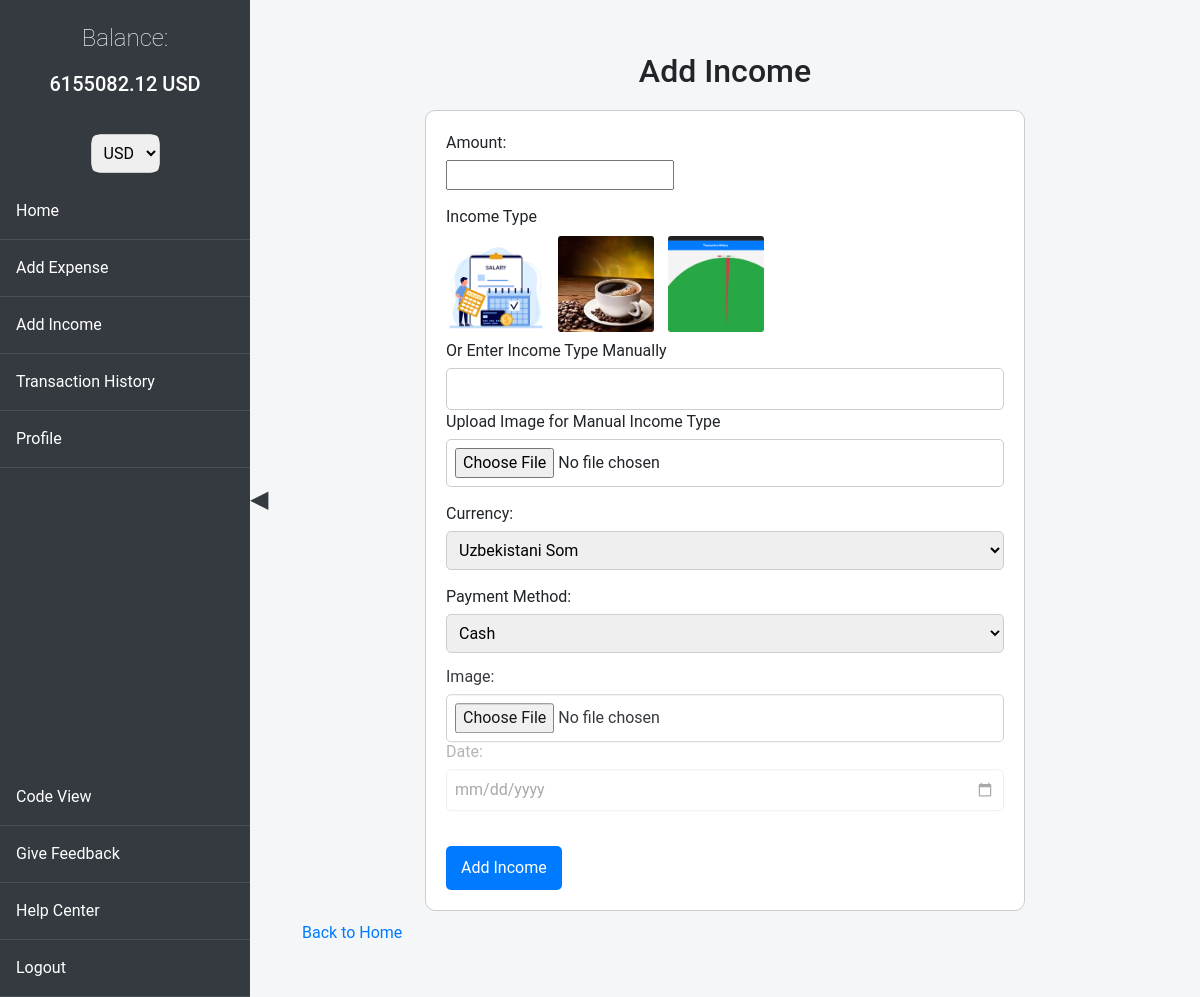
/add_income/ (signed in), run on an earlier commit of the app's database.
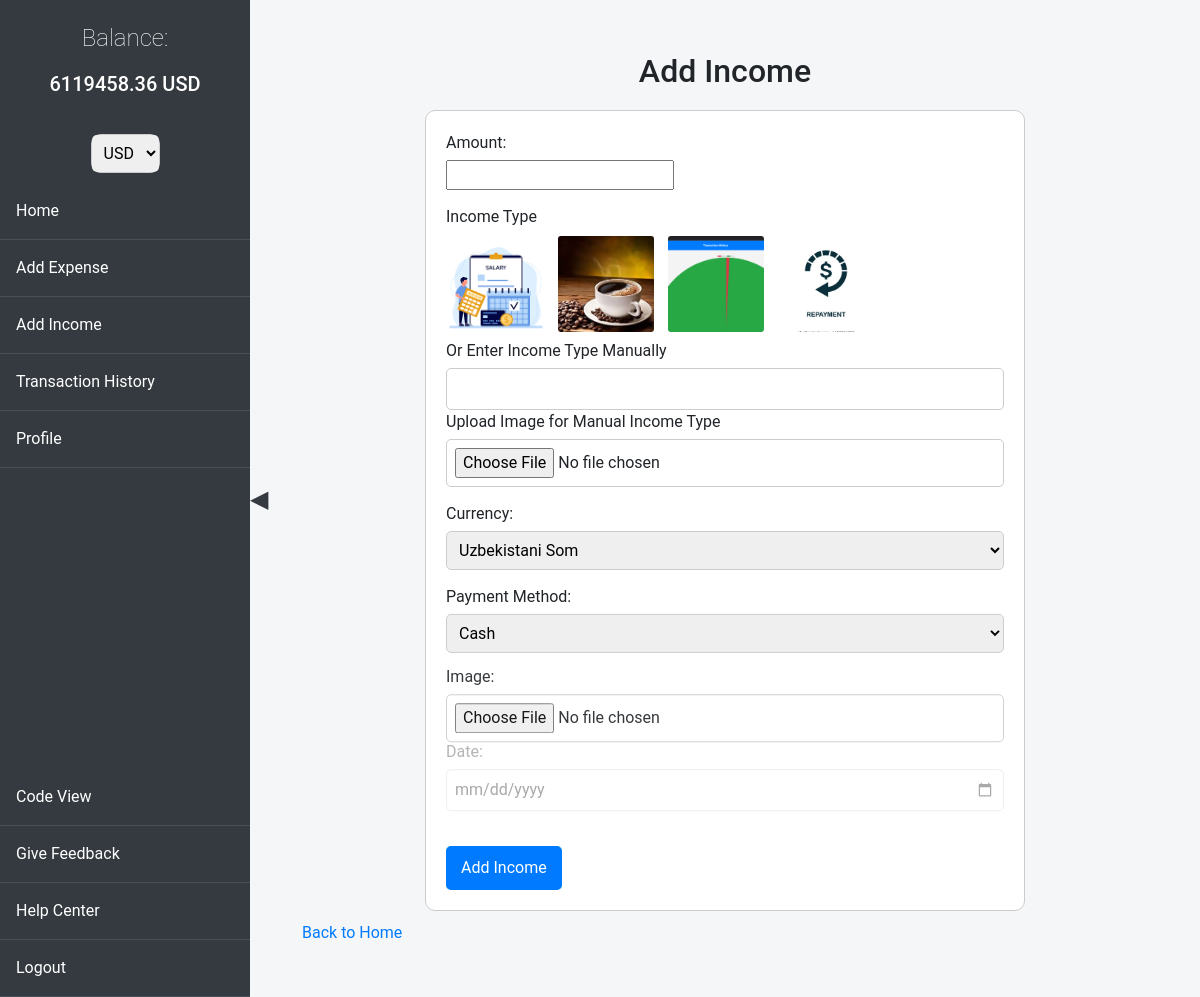
And on a later commit of the database.
### history/models.py (models this page shows, shortened)
class AccountBalance(models.Model):
    user = models.OneToOneField(User, on_delete=models.CASCADE)
    balance = models.DecimalField(max_digits=10, decimal_places=2, default=0.00)
    wallet_type = models.CharField(max_length=50, default='default')

class IncomeType(models.Model):
    name = models.CharField(max_length=255)
    image = models.ImageField(upload_to='income_types/', null=True, blank=True)

### history/views.py (the view)
# urls.py: path('add_income/', views.add_income, name='add_income'),
@login_required
def add_income(request):
    selected_currency = get_selected_currency(request)
    if request.method == 'POST':
        form = IncomeForm(request.POST, request.FILES)
        if form.is_valid():
            with transaction.atomic():
                income = form.save(commit=False)
                income.user = request.user
                manual_income_type = form.cleaned_data.get('manual_income_type')
                manual_income_image = form.cleaned_data.get('manual_income_image')
                if manual_income_type:
                    income_type, _ = IncomeType.objects.get_or_create(name=manual_income_type)
                    if manual_income_image:
                        income_type.image = manual_income_image
                        income_type.save()
                    income.income_type = income_type
                account_balance, _ = AccountBalance.objects.get_or_create(user=request.user)
                income_amount_in_uzs = convert_to_uzs(income.amount, income.currency)
                account_balance.balance += income_amount_in_uzs
                account_balance.save()
                income.account_balance = account_balance
                income.save()
                messages.success(request, 'Income added successfully.')
                return redirect(f"{reverse('index')}?currency={selected_currency}")
        else:
            messages.error(request, 'There was an error with your form.')
    else:
        form = IncomeForm()
    income_types = IncomeType.objects.all()
    return render(request, 'history/add_income.html', {'form': form, 'income_types': income_types, 'currency': selected_currency})

### history/forms.py (shortened to what this page needs)
class IncomeForm(forms.ModelForm):
    manual_income_type = forms.CharField(required=False, label='Manual Income Type')
    manual_income_image = forms.ImageField(required=False, label='Image for Manual Income Type')
    date = forms.DateField(widget=forms.DateInput(attrs={'type': 'date'}))
    currency = forms.ChoiceField(choices=[
        ('UZS', 'Uzbekistani Som'),
        ('USD', 'US Dollar'),
        ('RUB', 'Russian Rouble')
    ])
    payment_method = forms.ChoiceField(choices=[
        ('cash', 'Cash'),
        ('card', 'Card'),
        ('crypto', 'Crypto')
    ])
    class Meta:
        model = Income
        fields = ['amount', 'income_type', 'manual_income_type', 'manual_income_image', 'image', 'date', 'currency', 'payment_method']

### history/context_processors.py (called while the page is built)
def account_balance(request):
    if request.user.is_authenticated:
        account_balance, created = AccountBalance.objects.get_or_create(user=request.user)
        return {'balance': account_balance.balance}
    return {}

### history/views.py (called while the page is built)
def get_selected_currency(request):
    return request.session.get('currency', 'USD')

### templates/history/add_income.html (shortened to what this page needs)
{% extends 'base.html' %}
{% block content %}
<!DOCTYPE html>
<html lang="en">
<head>
    <link href="https://cdnjs.cloudflare.com/ajax/libs/gsap/3.11.1/gsap.min.js" rel="stylesheet">
</head>
<body>
    <h1 id="form-title" class="form-title">Add Income</h1>
    <form method="post" enctype="multipart/form-data" id="income-form" class="income-form">
        <div class="form-group">
            {{ form.amount.label_tag }}
            {{ form.amount }}
        </div>
        <div class="form-group">
            <label for="income_type">Income Type</label>
            <div id="income-type-images" class="income-type-images">
                {% for income_type in income_types %}
                <div class="income-type-option">
                    <label for="income_type_{{ income_type.id }}">
                        {% if income_type.image %}
                        <img src="{{ income_type.image.url }}" alt="{{ income_type.name }}" title="{{ income_type.name }}" class="income-type-image">
                        {% else %}
                        <span>{{ income_type.name }}</span>
                        {% endif %}
                    </label>
                </div>
                {% endfor %}
            </div>
            <div class="form-group">
                <label for="manual_income_type">Or Enter Income Type Manually</label>
                {{ form.manual_income_type }}
                <label for="manual_income_image">Upload Image for Manual Income Type</label>
                {{ form.manual_income_image }}
            </div>
        </div>
        <div class="form-group">
            <label for="currency">Currency:</label>
            {{ form.currency }}
        </div>
        <div class="form-group">
            <label for="payment_method">Payment Method:</label>
            {{ form.payment_method }}
        </div>
        <div class="form-group">
            {{ form.image.label_tag }}
            {{ form.image }}
        </div>
        <div class="form-group">
            {{ form.date.label_tag }}
            {{ form.date }}
        </div>
        <button type="submit" class="submit-button">Add Income</button>
    </form>
    <a href="{% url 'index' %}" class="back-link">Back to Home</a>
</body>
</html>
{% endblock %}

### templates/base.html (shortened to what this page needs)
<!DOCTYPE html>
<html lang="en">
<head>
    <link href="https://cdn.jsdelivr.net/npm/bootstrap@5.3.0/dist/css/bootstrap.min.css" rel="stylesheet">
    <link href="https://cdnjs.cloudflare.com/ajax/libs/animate.css/4.1.1/animate.min.css" rel="stylesheet">
</head>
<body>
    <div class="sidebar">
        <div class="balance">
            <p style="font-weight: 200;">Balance:</p> <h5 id="balance">{{ balance|floatformat:2 }} {{ currency }}</h5>
        </div>
        <form method="get" action="{% url 'index' %}" class="currency-selector">
            <select name="currency" onchange="this.form.submit()">
                <option value="USD" {% if currency == 'USD' %}selected{% endif %}>USD</option>
            </select>
        </form>
        <a href="{% url 'index' %}">Home</a>
        <a href="{% url 'add_expense' %}">Add Expense</a>
        <a href="{% url 'add_income' %}">Add Income</a>
        <a href="{% url 'history' %}">Transaction History</a>
        <a href="{% url 'users:profile' %}">Profile</a>
        <div class="mt-auto w-100">
            <a href="https://github.com/AzizDev00/transactions_history" target="_blank">Code View</a>
            <a href="https://github.com/AzizDev00/transactions_history" target="_blank">Give Feedback</a>
            <a href="https://t.me/azizbek2308" target="_blank">Help Center</a>
            <a href="{% url 'users:logout' %}">Logout</a>
        </div>
    </div>
    <div class="sidebar-toggle" onclick="toggleSidebar()">&#9664;</div>
    <div class="content">
        <div class="main-content">
            {% block content %}{% endblock %}
        </div>
    </div>
</body>
</html>

What changed in the data, as far as the page shows it:
changed AccountBalance: balance "6155082.12" → "6119458.36"
added IncomeType: image (picture)
